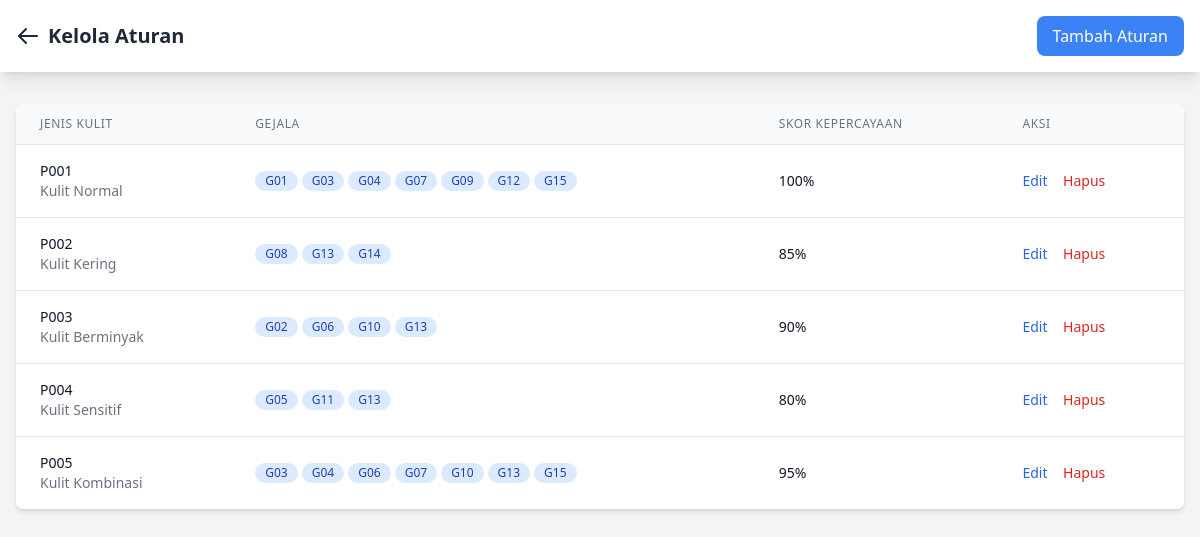
The page /admin/manage_rules.php (signed in) on the database its author committed.
### tables this page shows
CREATE TABLE IF NOT EXISTS rules (
    id INT AUTO_INCREMENT PRIMARY KEY,
    skin_type_code VARCHAR(10) NOT NULL,
    symptom_codes TEXT NOT NULL,
    confidence_score DECIMAL(5,2) DEFAULT 1.00,
    created_at TIMESTAMP DEFAULT CURRENT_TIMESTAMP,
    updated_at TIMESTAMP DEFAULT CURRENT_TIMESTAMP ON UPDATE CURRENT_TIMESTAMP,
    FOREIGN KEY (skin_type_code) REFERENCES skin_types(code) ON DELETE CASCADE
);

CREATE TABLE IF NOT EXISTS skin_types (
    id INT AUTO_INCREMENT PRIMARY KEY,
    code VARCHAR(10) NOT NULL UNIQUE,
    name VARCHAR(100) NOT NULL,
    description TEXT,
    recommendations_cleansing TEXT,
    recommendations_moisturizer TEXT,
    recommendations_sunscreen TEXT,
    created_at TIMESTAMP DEFAULT CURRENT_TIMESTAMP,
    updated_at TIMESTAMP DEFAULT CURRENT_TIMESTAMP ON UPDATE CURRENT_TIMESTAMP
);

CREATE TABLE IF NOT EXISTS symptoms (
    id INT AUTO_INCREMENT PRIMARY KEY,
    code VARCHAR(10) NOT NULL UNIQUE,
    name VARCHAR(255) NOT NULL,
    description TEXT,
    category ENUM('Appearance', 'Texture', 'Condition', 'Behavior') NOT NULL,
    severity INT DEFAULT 1,
    created_at TIMESTAMP DEFAULT CURRENT_TIMESTAMP,
    updated_at TIMESTAMP DEFAULT CURRENT_TIMESTAMP ON UPDATE CURRENT_TIMESTAMP
);

### admin/manage_rules.php (the view, shortened to what this page needs)
<?php
require_once '../config/database.php';
$symptoms = $db->query("SELECT * FROM symptoms ORDER BY code")->fetchAll();
$rules = $db->query("
    SELECT r.*, st.name as skin_type_name
    FROM rules r
    JOIN skin_types st ON r.skin_type_code = st.code
    ORDER BY r.skin_type_code
")->fetchAll();
?>
<!DOCTYPE html>
<html lang="en">
<head>
    <script src="https://cdn.tailwindcss.com"></script>
</head>
<body class="bg-gray-100">
    <nav class="bg-white shadow-lg">
        <div class="max-w-7xl mx-auto px-4">
            <div class="flex justify-between items-center py-4">
                <div class="flex items-center">
                    <a href="dashboard.php" class="text-gray-800 hover:text-blue-500">
                        <svg class="w-6 h-6 mr-2" fill="none" stroke="currentColor" viewBox="0 0 24 24">
                            <path stroke-linecap="round" stroke-linejoin="round" stroke-width="2" d="M10 19l-7-7m0 0l7-7m-7 7h18"></path>
                        </svg>
                    </a>
                    <span class="text-xl font-semibold text-gray-800">Kelola Aturan</span>
                </div>
                <div class="flex items-center space-x-4">
                    <button onclick="showAddModal()" class="bg-blue-500 text-white px-4 py-2 rounded-lg hover:bg-blue-600">
                        Tambah Aturan
                    </button>
                </div>
            </div>
        </div>
    </nav>
    <div class="max-w-7xl mx-auto px-4 py-8">
        <div class="bg-white rounded-lg shadow-md overflow-hidden">
            <table class="min-w-full divide-y divide-gray-200">
                <thead class="bg-gray-50">
                    <tr>
                        <th class="px-6 py-3 text-left text-xs font-medium text-gray-500 uppercase tracking-wider">Jenis Kulit</th>
                        <th class="px-6 py-3 text-left text-xs font-medium text-gray-500 uppercase tracking-wider">Gejala</th>
                        <th class="px-6 py-3 text-left text-xs font-medium text-gray-500 uppercase tracking-wider">Skor Kepercayaan</th>
                        <th class="px-6 py-3 text-left text-xs font-medium text-gray-500 uppercase tracking-wider">Aksi</th>
                    </tr>
                </thead>
                <tbody class="bg-white divide-y divide-gray-200">
                    <?php foreach ($rules as $rule): ?>
                    <tr>
                        <td class="px-6 py-4 whitespace-nowrap">
                            <div class="text-sm font-medium text-gray-900">
                                <?php echo htmlspecialchars($rule['skin_type_code']); ?>
                            </div>
                            <div class="text-sm text-gray-500">
                                <?php echo htmlspecialchars($rule['skin_type_name']); ?>
                            </div>
                        </td>
                        <td class="px-6 py-4">
                            <div class="flex flex-wrap gap-1">
                                <?php
                                $rule_symptoms = explode(',', $rule['symptom_codes']);
                                foreach ($rule_symptoms as $code):
                                    $symptom = array_filter($symptoms, function($s) use ($code) {
                                        return $s['code'] === $code;
                                    });
                                    $symptom = reset($symptom);
                                    if ($symptom):
                                ?>
                                <span class="inline-flex items-center px-2.5 py-0.5 rounded-full text-xs font-medium bg-blue-100 text-blue-800">
                                    <?php echo htmlspecialchars($symptom['code']); ?>
                                </span>
                                <?php
                                    endif;
                                endforeach;
                                ?>
                            </div>
                        </td>
                        <td class="px-6 py-4 whitespace-nowrap">
                            <div class="text-sm text-gray-900">
                                <?php echo number_format($rule['confidence_score'] * 100, 0) . '%'; ?>
                            </div>
                        </td>
                        <td class="px-6 py-4 whitespace-nowrap text-sm font-medium">
                            <button onclick="showEditModal(<?php echo htmlspecialchars(json_encode($rule)); ?>)"
                                    class="text-blue-600 hover:text-blue-900 mr-3">Edit</button>
                            <button onclick="confirmDelete(<?php echo $rule['id']; ?>, '<?php echo $rule['skin_type_code']; ?>')"
                                    class="text-red-600 hover:text-red-900">Hapus</button>
                        </td>
                    </tr>
                    <?php endforeach; ?>
                </tbody>
            </table>
        </div>
    </div>
</body>
</html>

### rows shown on the page
rules: skin_type_code "P001", skin_types.name "Kulit Normal", $rule['confidence_score']*100 "100"
symptoms: code "G01"
symptoms: code "G03"
symptoms: code "G04"
symptoms: code "G07"
symptoms: code "G09"
symptoms: code "G12"
symptoms: code "G15"
rules: skin_type_code "P002", skin_types.name "Kulit Kering", $rule['confidence_score']*100 "85"
symptoms: code "G08"
symptoms: code "G13"
symptoms: code "G14"
rules: skin_type_code "P003", skin_types.name "Kulit Berminyak", $rule['confidence_score']*100 "90"
symptoms: code "G02"
symptoms: code "G06"
symptoms: code "G10"
rules: skin_type_code "P004", skin_types.name "Kulit Sensitif", $rule['confidence_score']*100 "80"
symptoms: code "G05"
symptoms: code "G11"
rules: skin_type_code "P005", skin_types.name "Kulit Kombinasi", $rule['confidence_score']*100 "95"
